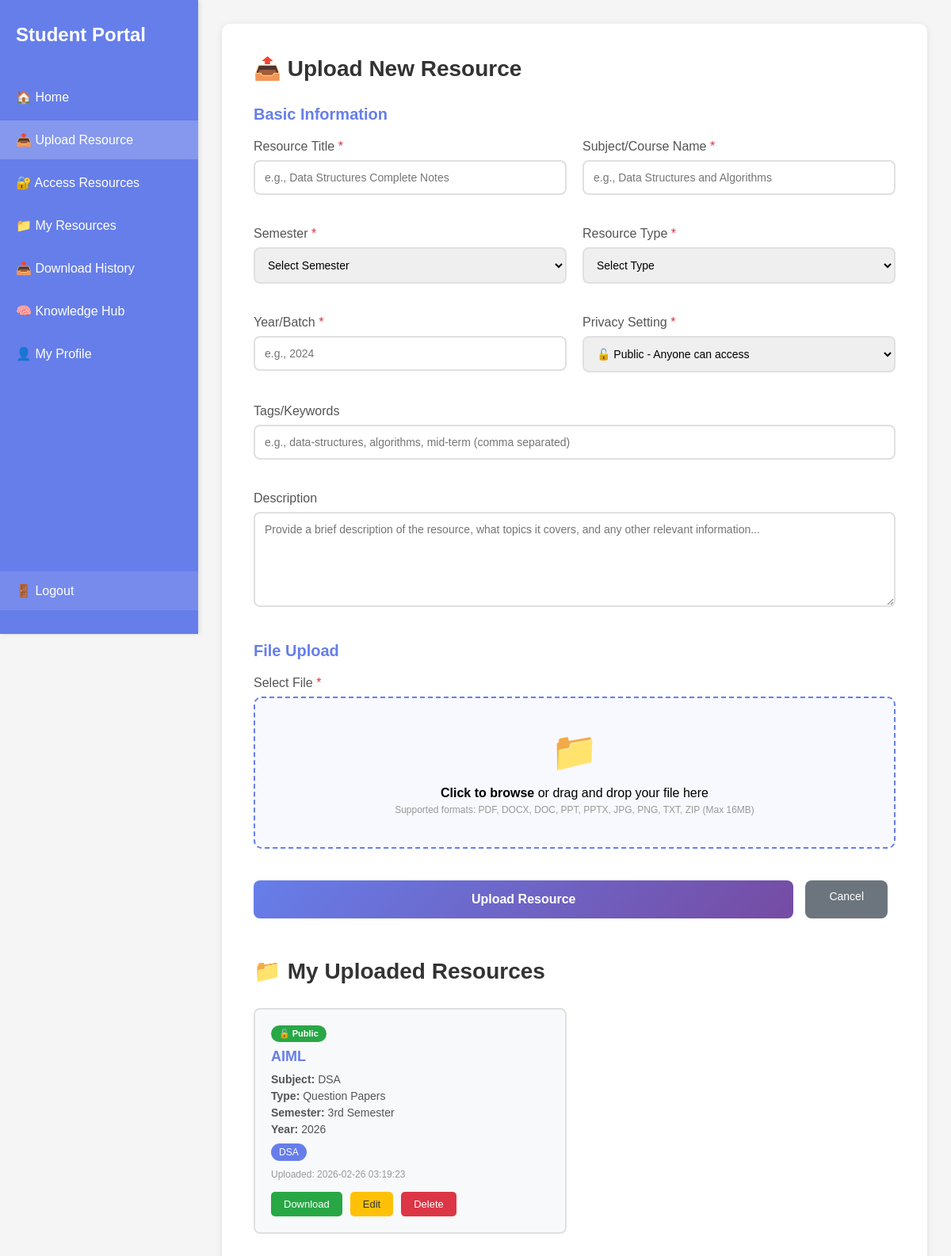
Screenshot of /upload_page (signed in) with the database file from the repository.
### tables this page shows
CREATE TABLE resources (
            id INTEGER PRIMARY KEY AUTOINCREMENT,
            user_id INTEGER NOT NULL,
            title TEXT NOT NULL,
            subject TEXT NOT NULL,
            semester TEXT NOT NULL,
            resource_type TEXT NOT NULL,
            year_batch TEXT NOT NULL,
            description TEXT,
            tags TEXT,
            filename TEXT NOT NULL,
            original_filename TEXT NOT NULL,
            file_size INTEGER,
            upload_date TIMESTAMP DEFAULT CURRENT_TIMESTAMP, privacy TEXT DEFAULT 'Public', approval_status TEXT DEFAULT 'approved',
            FOREIGN KEY (user_id) REFERENCES users (id)
        );

### app.py (the view)
@app.route('/upload_page')
def upload_page():
    if 'user' not in session:
        return redirect(url_for('login'))
    conn = get_db_connection()
    cursor = conn.cursor()
    cursor.execute('SELECT id FROM users WHERE email = ?', (session['user'],))
    user = cursor.fetchone()
    if not user:
        conn.close()
        return redirect(url_for('login'))
    cursor.execute('''
        SELECT * FROM resources
        WHERE user_id = ?
        ORDER BY upload_date DESC
    ''', (user['id'],))
    resources = [dict(row) for row in cursor.fetchall()]
    conn.close()
    return render_template('upload_page.html', resources=resources)

### app.py (called while the page is built)
def get_db_connection():
    conn = sqlite3.connect('users.db')
    conn.row_factory = sqlite3.Row
    return conn

### templates/upload_page.html (shortened to what this page needs)
<!DOCTYPE html>
<html lang="en">
<head>
</head>
<body>
    <div class="sidebar">
        <div class="nav-brand">Student Portal</div>
        <ul class="nav-menu">
            <li><a href="/dashboard">🏠 Home</a></li>
            <li><a href="/upload_page" class="active">📤 Upload Resource</a></li>
            <li><a href="/access_resources">🔐 Access Resources</a></li>
            <li><a href="/my_resources">📁 My Resources</a></li>
            <li><a href="/download_history">📥 Download History</a></li>
            <li><a href="/knowledge_hub">🧠 Knowledge Hub</a></li>
            <li><a href="/my_profile">👤 My Profile</a></li>
            <li class="logout-item"><a href="/logout" class="logout-link">🚪 Logout</a></li>
        </ul>
    </div>
    <div class="main-content">
        <div class="content-box">
            <h2>📤 Upload New Resource</h2>
            <form method="POST" action="/upload_resource" enctype="multipart/form-data">
                <div class="form-section">
                    <h3>Basic Information</h3>
                    <div class="form-row">
                        <div class="form-group">
                            <label>Resource Title <span class="required">*</span></label>
                            <input type="text" name="title" required placeholder="e.g., Data Structures Complete Notes">
                        </div>
                        <div class="form-group">
                            <label>Subject/Course Name <span class="required">*</span></label>
                            <input type="text" name="subject" required
                                placeholder="e.g., Data Structures and Algorithms">
                        </div>
                    </div>
                    <div class="form-row">
                        <div class="form-group">
                            <label>Semester <span class="required">*</span></label>
                            <select name="semester" required>
                                <option value="">Select Semester</option>
                            </select>
                        </div>
                        <div class="form-group">
                            <label>Resource Type <span class="required">*</span></label>
                            <select name="resource_type" required>
                                <option value="">Select Type</option>
                            </select>
                        </div>
                    </div>
                    <div class="form-row">
                        <div class="form-group">
                            <label>Year/Batch <span class="required">*</span></label>
                            <input type="text" name="year_batch" required placeholder="e.g., 2024">
                        </div>
                        <div class="form-group">
                            <label>Privacy Setting <span class="required">*</span></label>
                            <select name="privacy" required>
                                <option value="Public">🔓 Public - Anyone can access</option>
                            </select>
                        </div>
                    </div>
                    <div class="form-row">
                        <div class="form-group full-width">
                            <label>Tags/Keywords</label>
                            <input type="text" name="tags"
                                placeholder="e.g., data-structures, algorithms, mid-term (comma separated)">
                        </div>
                    </div>
                    <div class="form-group full-width">
                        <label>Description</label>
                        <textarea name="description"
                            placeholder="Provide a brief description of the resource, what topics it covers, and any other relevant information..."></textarea>
                    </div>
                </div>
                <div class="form-section">
                    <h3>File Upload</h3>
                    <div class="form-group">
                        <label>Select File <span class="required">*</span></label>
                        <div class="file-upload-area" onclick="document.getElementById('fileInput').click()">
                            <div class="file-upload-icon">📁</div>
                            <p id="fileName"><strong>Click to browse</strong> or drag and drop your file here</p>
                            <p class="file-info">Supported formats: PDF, DOCX, DOC, PPT, PPTX, JPG, PNG, TXT, ZIP (Max
                                16MB)</p>
                        </div>
                    </div>
                </div>
                <div class="form-actions">
                    <button type="submit" class="btn-primary">Upload Resource</button>
                    <a href="/dashboard" class="btn-secondary">Cancel</a>
                </div>
            </form>
            <div class="resources-section">
                <h2>📁 My Uploaded Resources</h2>
                {% if resources %}
                <div class="resources-grid">
                    {% for resource in resources %}
                    <div class="resource-card">
                        <span
                            class="privacy-badge {% if resource.privacy == 'Private' %}badge-private{% else %}badge-public{% endif %}">
                            {% if resource.privacy == 'Private' %}🔒 Private{% else %}🔓 Public{% endif %}
                        </span>
                        <h4>{{ resource.title }}</h4>
                        <p><strong>Subject:</strong> {{ resource.subject }}</p>
                        <p><strong>Type:</strong> {{ resource.resource_type }}</p>
                        <p><strong>Semester:</strong> {{ resource.semester }}</p>
                        <p><strong>Year:</strong> {{ resource.year_batch }}</p>
                        {% if resource.tags %}
                        <div class="resource-tags">
                            {% for tag in resource.tags.split(',') %}<span class="tag">{{ tag.strip() }}</span>{% endfor
                            %}
                        </div>
                        {% endif %}
                        <p style="font-size: 12px; color: #999; margin-top: 10px;">Uploaded: {{ resource.upload_date }}
                        </p>
                        <div class="resource-actions">
                            <a href="/download/{{ resource.id }}" class="btn-small btn-download">Download</a>
                            <button onclick="openEditModal({{ resource.id }})" class="btn-small btn-edit">Edit</button>
                            <a href="/delete_resource/{{ resource.id }}"
                                onclick="return confirm('Are you sure you want to delete this resource?')"
                                class="btn-small btn-delete">Delete</a>
                        </div>
                    </div>
                    {% endfor %}
                </div>
                {% else %}
                <div class="empty-state">
                    <h3>No resources uploaded yet</h3>
                    <p>Upload your first resource using the form above!</p>
                </div>
                {% endif %}
            </div>
        </div>
    </div>
</body>
</html>

### templates/upload_page.html (style rules this page uses)
* { margin: 0; padding: 0; box-sizing: border-box; }
body { font-family: Arial, sans-serif; background: #f5f5f5; min-height: 100vh; }
.sidebar { position: fixed; left: 0; top: 0; width: 250px; height: 100vh; background: #667eea; padding: 30px 0; box-shadow: 2px 0 5px rgba(0, 0, 0, 0.1); display: flex; flex-direction: column; z-index: 100; }
.nav-brand { color: white; font-size: 24px; font-weight: bold; padding: 0 20px; margin-bottom: 40px; }
.nav-menu { list-style: none; display: flex; flex-direction: column; gap: 5px; flex: 1; }
.nav-menu li a { color: white; text-decoration: none; padding: 15px 20px; display: block; transition: background 0.3s; }
.nav-menu li a:hover, .nav-menu li a.active { background: rgba(255, 255, 255, 0.2); }
.logout-item { margin-top: auto; }
.logout-link { background: rgba(255, 255, 255, 0.1); }
.main-content { margin-left: 250px; padding: 30px; }
.content-box { background: white; padding: 40px; border-radius: 10px; box-shadow: 0 2px 10px rgba(0, 0, 0, 0.1); max-width: 900px; }
h2 { color: #333; margin-bottom: 30px; font-size: 28px; }
.form-section { margin-bottom: 40px; }
.form-section h3 { color: #667eea; margin-bottom: 20px; font-size: 20px; }
.form-row { display: grid; grid-template-columns: 1fr 1fr; gap: 20px; margin-bottom: 20px; }
.form-group { margin-bottom: 20px; }
.form-group.full-width { grid-column: 1 / -1; }
label { display: block; margin-bottom: 8px; color: #555; font-weight: 500; }
label .required { color: #dc3545; }
input, select, textarea { width: 100%; padding: 12px; border: 2px solid #e0e0e0; border-radius: 8px; font-size: 14px; transition: all 0.3s; }
textarea { resize: vertical; min-height: 120px; font-family: Arial, sans-serif; }
.file-upload-area { border: 2px dashed #667eea; border-radius: 10px; padding: 40px; text-align: center; background: #f8f9ff; cursor: pointer; transition: all 0.3s; margin-bottom: 10px; }
.file-upload-icon { font-size: 48px; margin-bottom: 15px; }
.file-info { font-size: 12px; color: #999; margin-top: 5px; }
.btn-primary { width: 100%; padding: 15px; background: linear-gradient(135deg, #667eea 0%, #764ba2 100%); color: white; border: none; border-radius: 8px; font-size: 16px; font-weight: 600; cursor: pointer; transition: all 0.3s; }
.btn-secondary { width: auto; padding: 12px 30px; background: #6c757d; color: white; border: none; border-radius: 8px; font-size: 14px; cursor: pointer; margin-right: 10px; text-decoration: none; display: inline-block; }
.form-actions { display: flex; gap: 15px; margin-top: 30px; }
.resources-section { margin-top: 50px; }
.resources-grid { display: grid; grid-template-columns: repeat(auto-fill, minmax(300px, 1fr)); gap: 20px; margin-top: 20px; }
.resource-card { background: #f8f9fa; padding: 20px; border-radius: 8px; border: 2px solid #e0e0e0; transition: all 0.3s; }
.resource-card h4 { color: #667eea; margin-bottom: 10px; font-size: 18px; }
.resource-card p { margin: 5px 0; color: #555; font-size: 14px; }
.privacy-badge { display: inline-block; padding: 4px 10px; border-radius: 15px; font-size: 11px; font-weight: 600; margin-bottom: 8px; }
.badge-public { background: #28a745; color: white; }
.resource-tags { display: flex; flex-wrap: wrap; gap: 5px; margin: 10px 0; }
.tag { background: #667eea; color: white; padding: 4px 10px; border-radius: 15px; font-size: 12px; }
.resource-actions { display: flex; gap: 10px; margin-top: 15px; }
.btn-small { padding: 8px 16px; border: none; border-radius: 5px; cursor: pointer; font-size: 13px; transition: all 0.3s; text-decoration: none; display: inline-block; }
.btn-download { background: #28a745; color: white; }
.btn-edit { background: #ffc107; color: #333; }
.btn-delete { background: #dc3545; color: white; }

### rows the page displays
resources: privacy "🔓 Public", title "AIML", subject "DSA", resource_type "Question Papers", semester "3rd Semester", year_batch "2026", strip "DSA", upload_date "2026-02-26 03:19:23"
